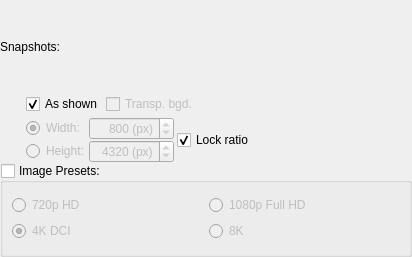
<?xml version="1.0" encoding="UTF-8"?>
<ui version="4.0">
 <class>VP13DStandardChannelSnapShotGroupBox</class>
 <widget class="QWidget" name="VP13DStandardChannelSnapShotGroupBox">
  <property name="geometry">
   <rect>
    <x>0</x>
    <y>0</y>
    <width>412</width>
    <height>257</height>
   </rect>
  </property>
  <property name="windowTitle">
   <string>Form</string>
  </property>
  <layout class="QVBoxLayout">
   <property name="margin">
    <number>0</number>
   </property>
   <item>
    <layout class="QVBoxLayout" name="layout_main">
     <property name="spacing">
      <number>0</number>
     </property>
     <item>
      <layout class="QHBoxLayout" name="layout_top_label">
       <item>
        <widget class="QLabel" name="label">
         <property name="text">
          <string>Snapshots:</string>
         </property>
        </widget>
       </item>
       <item>
        <spacer>
         <property name="orientation">
          <enum>Qt::Horizontal</enum>
         </property>
         <property name="sizeHint" stdset="0">
          <size>
           <width>1</width>
           <height>20</height>
          </size>
         </property>
        </spacer>
       </item>
      </layout>
     </item>
     <item>
      <layout class="QHBoxLayout" name="layout_snapshot_options">
       <property name="spacing">
        <number>0</number>
       </property>
       <item>
        <spacer>
         <property name="orientation">
          <enum>Qt::Horizontal</enum>
         </property>
         <property name="sizeType">
          <enum>QSizePolicy::Fixed</enum>
         </property>
         <property name="sizeHint" stdset="0">
          <size>
           <width>26</width>
           <height>20</height>
          </size>
         </property>
        </spacer>
       </item>
       <item>
        <layout class="QVBoxLayout">
         <property name="spacing">
          <number>3</number>
         </property>
         <item>
          <layout class="QHBoxLayout">
           <item>
            <widget class="QCheckBox" name="checkBox_as_shown">
             <property name="toolTip">
              <string>Snapshot as shown on the screen, including VP1 frame and buttons</string>
             </property>
             <property name="text">
              <string>As shown</string>
             </property>
             <property name="checked">
              <bool>true</bool>
             </property>
            </widget>
           </item>
           <item>
            <widget class="QCheckBox" name="checkBox_transp">
             <property name="enabled">
              <bool>false</bool>
             </property>
             <property name="text">
              <string>Transp. bgd.</string>
             </property>
            </widget>
           </item>
           <item>
            <spacer>
             <property name="orientation">
              <enum>Qt::Horizontal</enum>
             </property>
             <property name="sizeHint" stdset="0">
              <size>
               <width>1</width>
               <height>20</height>
              </size>
             </property>
            </spacer>
           </item>
          </layout>
         </item>
         <item>
          <layout class="QHBoxLayout">
           <item>
            <layout class="QGridLayout">
             <property name="spacing">
              <number>0</number>
             </property>
             <item row="0" column="0">
              <widget class="QRadioButton" name="radioButton_width">
               <property name="enabled">
                <bool>false</bool>
               </property>
               <property name="text">
                <string>Width:</string>
               </property>
               <property name="checked">
                <bool>true</bool>
               </property>
              </widget>
             </item>
             <item row="0" column="1">
              <widget class="QSpinBox" name="spinBox_width">
               <property name="enabled">
                <bool>false</bool>
               </property>
               <property name="sizePolicy">
                <sizepolicy hsizetype="Minimum" vsizetype="Preferred">
                 <horstretch>0</horstretch>
                 <verstretch>0</verstretch>
                </sizepolicy>
               </property>
               <property name="alignment">
                <set>Qt::AlignRight|Qt::AlignTrailing|Qt::AlignVCenter</set>
               </property>
               <property name="suffix">
                <string> (px)</string>
               </property>
               <property name="minimum">
                <number>10</number>
               </property>
               <property name="maximum">
                <number>16000</number>
               </property>
               <property name="singleStep">
                <number>50</number>
               </property>
               <property name="value">
                <number>800</number>
               </property>
              </widget>
             </item>
             <item row="1" column="0">
              <widget class="QRadioButton" name="radioButton_height">
               <property name="enabled">
                <bool>false</bool>
               </property>
               <property name="text">
                <string>Height:</string>
               </property>
              </widget>
             </item>
             <item row="1" column="1">
              <widget class="QSpinBox" name="spinBox_height">
               <property name="enabled">
                <bool>false</bool>
               </property>
               <property name="alignment">
                <set>Qt::AlignRight|Qt::AlignTrailing|Qt::AlignVCenter</set>
               </property>
               <property name="suffix">
                <string> (px)</string>
               </property>
               <property name="minimum">
                <number>10</number>
               </property>
               <property name="maximum">
                <number>16000</number>
               </property>
               <property name="singleStep">
                <number>50</number>
               </property>
               <property name="value">
                <number>4320</number>
               </property>
              </widget>
             </item>
            </layout>
           </item>
           <item>
            <layout class="QVBoxLayout" name="verticalLayout_lockOption">
             <item>
              <widget class="QCheckBox" name="checkBox_lockRatio">
               <property name="text">
                <string>Lock ratio</string>
               </property>
               <property name="checked">
                <bool>true</bool>
               </property>
              </widget>
             </item>
            </layout>
           </item>
           <item>
            <spacer>
             <property name="orientation">
              <enum>Qt::Horizontal</enum>
             </property>
             <property name="sizeHint" stdset="0">
              <size>
               <width>1</width>
               <height>20</height>
              </size>
             </property>
            </spacer>
           </item>
          </layout>
         </item>
        </layout>
       </item>
      </layout>
     </item>
     <item>
      <layout class="QVBoxLayout" name="verticalLayout">
       <item>
        <widget class="QGroupBox" name="groupBox_imagePresets">
         <property name="sizePolicy">
          <sizepolicy hsizetype="Minimum" vsizetype="Minimum">
           <horstretch>0</horstretch>
           <verstretch>0</verstretch>
          </sizepolicy>
         </property>
         <property name="title">
          <string>Image Presets:</string>
         </property>
         <property name="checkable">
          <bool>true</bool>
         </property>
         <property name="checked">
          <bool>false</bool>
         </property>
         <layout class="QVBoxLayout" name="verticalLayout_2">
          <item>
           <layout class="QGridLayout" name="gridLayout">
            <item row="0" column="1">
             <widget class="QRadioButton" name="radioButton_1080p">
              <property name="toolTip">
               <string>1920 x 1080 pixels (16:9 aspect ratio) - 2.1 Mpixels</string>
              </property>
              <property name="text">
               <string>1080p Full HD</string>
              </property>
              <property name="checked">
               <bool>false</bool>
              </property>
              <attribute name="buttonGroup">
               <string notr="true">buttonGroup_imagePresets</string>
              </attribute>
             </widget>
            </item>
            <item row="1" column="0">
             <widget class="QRadioButton" name="radioButton_4K">
              <property name="toolTip">
               <string>4096 x 2160 pixels (1.9:1 aspect ratio) - 8.85 Mpixels</string>
              </property>
              <property name="text">
               <string>4K DCI</string>
              </property>
              <property name="checked">
               <bool>true</bool>
              </property>
              <attribute name="buttonGroup">
               <string notr="true">buttonGroup_imagePresets</string>
              </attribute>
             </widget>
            </item>
            <item row="0" column="0">
             <widget class="QRadioButton" name="radioButton_720p">
              <property name="toolTip">
               <string>1280 x 720 pixels - 16:9 aspect ratio - 0.9 Mpixels</string>
              </property>
              <property name="text">
               <string>720p HD</string>
              </property>
              <attribute name="buttonGroup">
               <string notr="true">buttonGroup_imagePresets</string>
              </attribute>
             </widget>
            </item>
            <item row="1" column="1">
             <widget class="QRadioButton" name="radioButton_8K">
              <property name="toolTip">
               <string>8192 × 4320 pixels (17:9 aspect ratio) - 35.4 Mpixels</string>
              </property>
              <property name="text">
               <string>8K</string>
              </property>
              <attribute name="buttonGroup">
               <string notr="true">buttonGroup_imagePresets</string>
              </attribute>
             </widget>
            </item>
           </layout>
          </item>
         </layout>
        </widget>
       </item>
      </layout>
     </item>
    </layout>
   </item>
  </layout>
 </widget>
 <resources/>
 <connections>
  <connection>
   <sender>checkBox_as_shown</sender>
   <signal>toggled(bool)</signal>
   <receiver>radioButton_width</receiver>
   <slot>setDisabled(bool)</slot>
   <hints>
    <hint type="sourcelabel">
     <x>105</x>
     <y>71</y>
    </hint>
    <hint type="destinationlabel">
     <x>102</x>
     <y>101</y>
    </hint>
   </hints>
  </connection>
  <connection>
   <sender>checkBox_as_shown</sender>
   <signal>toggled(bool)</signal>
   <receiver>spinBox_width</receiver>
   <slot>setDisabled(bool)</slot>
   <hints>
    <hint type="sourcelabel">
     <x>130</x>
     <y>69</y>
    </hint>
    <hint type="destinationlabel">
     <x>166</x>
     <y>93</y>
    </hint>
   </hints>
  </connection>
  <connection>
   <sender>checkBox_as_shown</sender>
   <signal>toggled(bool)</signal>
   <receiver>radioButton_height</receiver>
   <slot>setDisabled(bool)</slot>
   <hints>
    <hint type="sourcelabel">
     <x>165</x>
     <y>70</y>
    </hint>
    <hint type="destinationlabel">
     <x>108</x>
     <y>137</y>
    </hint>
   </hints>
  </connection>
  <connection>
   <sender>checkBox_as_shown</sender>
   <signal>toggled(bool)</signal>
   <receiver>spinBox_height</receiver>
   <slot>setDisabled(bool)</slot>
   <hints>
    <hint type="sourcelabel">
     <x>77</x>
     <y>73</y>
    </hint>
    <hint type="destinationlabel">
     <x>159</x>
     <y>133</y>
    </hint>
   </hints>
  </connection>
  <connection>
   <sender>checkBox_as_shown</sender>
   <signal>toggled(bool)</signal>
   <receiver>checkBox_transp</receiver>
   <slot>setDisabled(bool)</slot>
   <hints>
    <hint type="sourcelabel">
     <x>205</x>
     <y>70</y>
    </hint>
    <hint type="destinationlabel">
     <x>170</x>
     <y>186</y>
    </hint>
   </hints>
  </connection>
 </connections>
 <buttongroups>
  <buttongroup name="buttonGroup_imagePresets"/>
 </buttongroups>
</ui>
